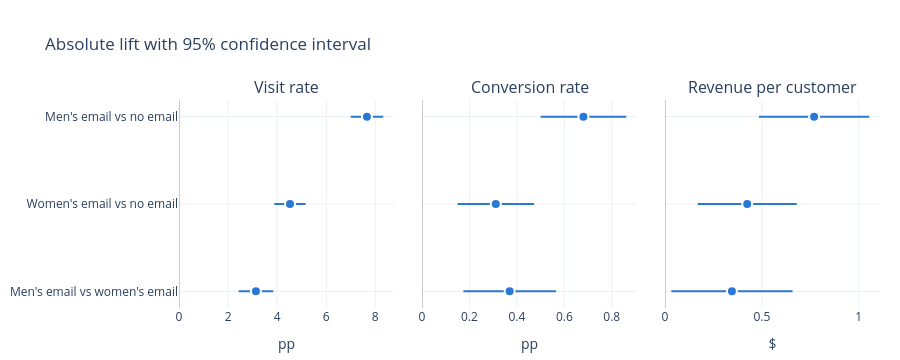

Notebook cell for this chart:
### Code cell
import plotly.graph_objects as go
from plotly.subplots import make_subplots

GROUP_NAMES = {"mens_email": "Men's email", "womens_email": "Women's email", "no_email": "No email"}
METRIC_NAMES = {"visit": "Visit rate", "conversion": "Conversion rate", "spend": "Revenue per customer"}

UNITS = {
    "visit": (100, "pp"),
    "conversion": (100, "pp"),
    "spend": (1, "$"),
}
COLOR = "#2a78d6"

titles = [METRIC_NAMES[o] for o in UNITS]
fig = make_subplots(rows=1, cols=3, shared_yaxes=True, horizontal_spacing=0.04,
                    subplot_titles=titles)

for col, (outcome, (scale, unit)) in enumerate(UNITS.items(), start=1):
    d = results[results["outcome"] == outcome]
    x, low, high = (d[c].to_numpy() * scale for c in ("abs_lift", "abs_ci_low", "abs_ci_high"))
    labels = [f"{GROUP_NAMES[t]} vs {GROUP_NAMES[r].lower()}"
              for t, r in zip(d["treated"], d["reference"])]

    fig.add_trace(go.Scatter(
        x=x,
        y=labels,
        mode="markers",
        marker=dict(size=10, color=COLOR, line=dict(width=2, color="white")),
        error_x=dict(type="data", symmetric=False, array=high - x, arrayminus=x - low,
                     thickness=2, width=0, color=COLOR),
        customdata=list(zip(low, high)),
        hovertemplate=("%{y}<br>%{x:+.2f} " + unit
                       + "<br>95% CI %{customdata[0]:.2f} to %{customdata[1]:.2f}<extra></extra>"),
        showlegend=False,
    ), row=1, col=col)

    # Zero = no effect; always keep it in view
    fig.add_vline(x=0, line=dict(width=1, color="#9b9a95"), row=1, col=col)
    fig.update_xaxes(title_text=unit, rangemode="tozero", zeroline=False, row=1, col=col)

fig.update_yaxes(autorange="reversed")  # first comparison on top
fig.update_layout(
    title="Absolute lift with 95% confidence interval",
    template="plotly_white",
    height=360,
    margin=dict(l=10, r=20, t=100, b=50),
)
fig.show()

### Figure 1 — Plotly figure (JSON) as saved in the notebook; plotly's stock layout.template omitted (floating-point values rounded to 4 significant figures)
{"data": [{"customdata": [[6.995, 8.323], [3.889, 5.157], [2.429, 3.843]], "error_x": {"array": [0.6636, 0.6339, 0.7071], "arrayminus": [0.6636, 0.6339, 0.7071], "color": "#2a78d6", "symmetric": false, "thickness": 2, "type": "data", "width": 0}, "hovertemplate": "%{y}<br>%{x:+.2f} pp<br>95% CI %{customdata[0]:.2f} to %{customdata[1]:.2f}<extra></extra>", "marker": {"color": "#2a78d6", "line": {"color": "white", "width": 2}, "size": 10}, "mode": "markers", "showlegend": false, "type": "scatter", "x": [7.659, 4.523, 3.136], "xaxis": "x", "y": ["Men's email vs no email", "Women's email vs no email", "Men's email vs women's email"], "yaxis": "y"}, {"customdata": [[0.5, 0.861], [0.1499, 0.4723], [0.1744, 0.5644]], "error_x": {"array": [0.1805, 0.1612, 0.195], "arrayminus": [0.1805, 0.1612, 0.195], "color": "#2a78d6", "symmetric": false, "thickness": 2, "type": "data", "width": 0}, "hovertemplate": "%{y}<br>%{x:+.2f} pp<br>95% CI %{customdata[0]:.2f} to %{customdata[1]:.2f}<extra></extra>", "marker": {"color": "#2a78d6", "line": {"color": "white", "width": 2}, "size": 10}, "mode": "markers", "showlegend": false, "type": "scatter", "x": [0.6805, 0.3111, 0.3694], "xaxis": "x2", "y": ["Men's email vs no email", "Women's email vs no email", "Men's email vs women's email"], "yaxis": "y2"}, {"customdata": [[0.4851, 1.055], [0.169, 0.6799], [0.03256, 0.6583]], "error_x": {"array": [0.2847, 0.2555, 0.3129], "arrayminus": [0.2847, 0.2555, 0.3129], "color": "#2a78d6", "symmetric": false, "thickness": 2, "type": "data", "width": 0}, "hovertemplate": "%{y}<br>%{x:+.2f} $<br>95% CI %{customdata[0]:.2f} to %{customdata[1]:.2f}<extra></extra>", "marker": {"color": "#2a78d6", "line": {"color": "white", "width": 2}, "size": 10}, "mode": "markers", "showlegend": false, "type": "scatter", "x": [0.7698, 0.4244, 0.3454], "xaxis": "x3", "y": ["Men's email vs no email", "Women's email vs no email", "Men's email vs women's email"], "yaxis": "y3"}], "layout": {"annotations": [{"font": {"size": 16}, "showarrow": false, "text": "Visit rate", "x": 0.1533, "xanchor": "center", "xref": "paper", "y": 1, "yanchor": "bottom", "yref": "paper"}, {"font": {"size": 16}, "showarrow": false, "text": "Conversion rate", "x": 0.5, "xanchor": "center", "xref": "paper", "y": 1, "yanchor": "bottom", "yref": "paper"}, {"font": {"size": 16}, "showarrow": false, "text": "Revenue per customer", "x": 0.8467, "xanchor": "center", "xref": "paper", "y": 1, "yanchor": "bottom", "yref": "paper"}], "height": 360, "margin": {"b": 50, "l": 10, "r": 20, "t": 100}, "shapes": [{"line": {"color": "#9b9a95", "width": 1}, "type": "line", "x0": 0, "x1": 0, "xref": "x", "y0": 0, "y1": 1, "yref": "y domain"}, {"line": {"color": "#9b9a95", "width": 1}, "type": "line", "x0": 0, "x1": 0, "xref": "x2", "y0": 0, "y1": 1, "yref": "y2 domain"}, {"line": {"color": "#9b9a95", "width": 1}, "type": "line", "x0": 0, "x1": 0, "xref": "x3", "y0": 0, "y1": 1, "yref": "y3 domain"}], "title": {"text": "Absolute lift with 95% confidence interval"}, "xaxis": {"anchor": "y", "domain": [0, 0.3067], "rangemode": "tozero", "title": {"text": "pp"}, "zeroline": false}, "xaxis2": {"anchor": "y2", "domain": [0.3467, 0.6533], "rangemode": "tozero", "title": {"text": "pp"}, "zeroline": false}, "xaxis3": {"anchor": "y3", "domain": [0.6933, 1], "rangemode": "tozero", "title": {"text": "$"}, "zeroline": false}, "yaxis": {"anchor": "x", "autorange": "reversed", "domain": [0, 1]}, "yaxis2": {"anchor": "x2", "autorange": "reversed", "domain": [0, 1], "matches": "y", "showticklabels": false}, "yaxis3": {"anchor": "x3", "autorange": "reversed", "domain": [0, 1], "matches": "y", "showticklabels": false}}}
